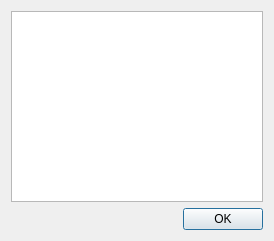
<?xml version="1.0" encoding="UTF-8"?>
<ui version="4.0">
 <class>reportDialog</class>
 <widget class="QDialog" name="reportDialog">
  <property name="geometry">
   <rect>
    <x>0</x>
    <y>0</y>
    <width>274</width>
    <height>241</height>
   </rect>
  </property>
  <property name="windowTitle">
   <string>Dialog</string>
  </property>
  <layout class="QVBoxLayout" name="verticalLayout">
   <item>
    <widget class="QTextBrowser" name="reportTextBrowser">
     <property name="enabled">
      <bool>true</bool>
     </property>
     <property name="readOnly">
      <bool>true</bool>
     </property>
     <property name="textInteractionFlags">
      <set>Qt::TextSelectableByKeyboard|Qt::TextSelectableByMouse</set>
     </property>
    </widget>
   </item>
   <item>
    <layout class="QHBoxLayout" name="horizontalLayout">
     <item>
      <spacer name="spacer">
       <property name="orientation">
        <enum>Qt::Horizontal</enum>
       </property>
       <property name="sizeHint" stdset="0">
        <size>
         <width>40</width>
         <height>20</height>
        </size>
       </property>
      </spacer>
     </item>
     <item>
      <widget class="QPushButton" name="okButton">
       <property name="text">
        <string>OK</string>
       </property>
      </widget>
     </item>
    </layout>
   </item>
  </layout>
 </widget>
 <resources/>
 <connections/>
</ui>
